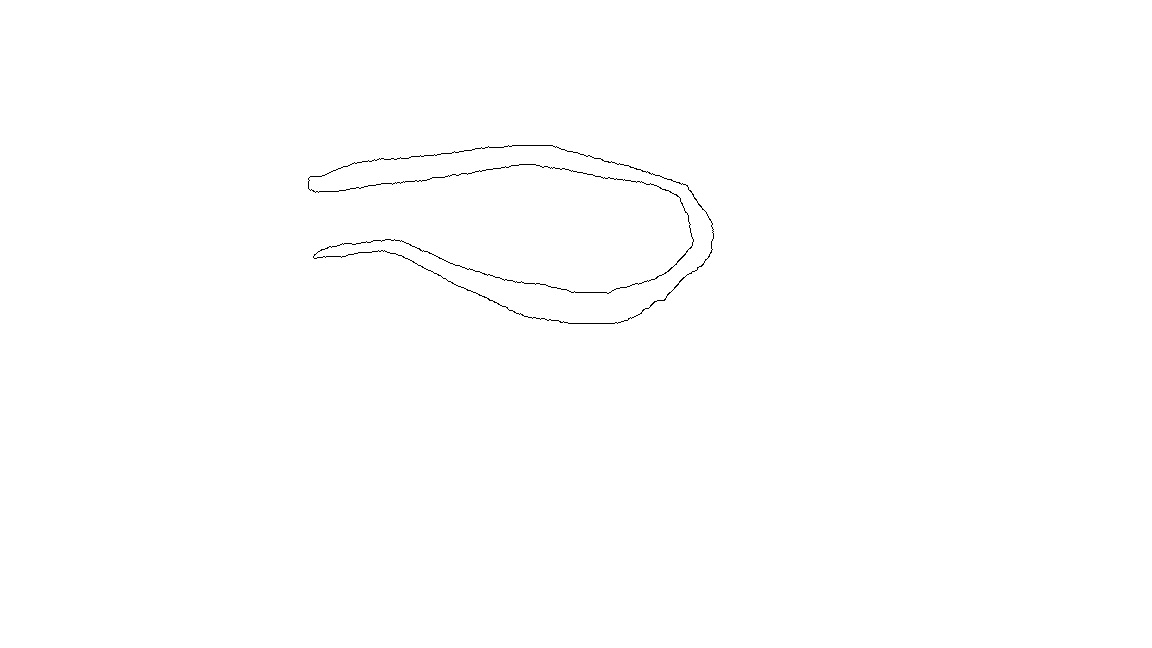
#> input picture Bingu/create_stage/test3.jpg, 1152 x 648 px
$ python mindpi.py
#> lines starting #> are read from the running program, lines starting #| are printed output that depends on the picture
import os
import numpy as np
from PIL import Image
import cv2
from matplotlib import pyplot as plt


# 寻找最小坐标
def matdistance(*discance):
    price = discance[0]
    # print(discance)
    mindistance = price[0]
    matdistance = price[0]
    # print(price[0])
    matprofit = 0
    w = len(price)
    for i in range(w):
        if price[i] != 0:
            if price[i] < mindistance or price[i] == mindistance:
                mindistance = price[i]
                # print(mindistance)
            if price[i] > matdistance or price[i] == matdistance:
                matdistance = price[i]

    print("最低点纵坐标", mindistance)
    print("最高点纵坐标", matdistance)
    matprofit = matdistance - mindistance

    return matprofit


# 遍历全部图像，并记录像素为（0，0，0）点的坐标
def cxsearch(image):
    k = 0
    height = image.shape[0]
    print("图像高", height)
    width = image.shape[1]
    print("图像宽", width)
    x = [0] * 5000
    for i in range(height):  # 遍历图像的高
        for j in range(width):  # 遍历图像的宽
            pixel = image[i, j]  # 读取该点的像素值
            if all(pixel == (0, 0, 0)):
                x[k] = i  # 存取像素点是黑色的的纵坐标

                # print(x[k])
                k += 1
    return x


image = cv2.imread("test3.jpg", cv2.IMREAD_COLOR)  # 读入图片
#> image is the input picture: shape (648, 1152, 3); min 0, max 255, mean 254.4
a = image.shape[0]  # 图片的高
#> a = 648
b = image.shape[1]  # 图片的宽
#> b = 1152
# print(a)
# print(b)
# 将图片分为两部分
dis_h = a
#> dis_h = 648
dis_w = int(b / 2)
#> dis_w = 576
sub1 = image[1:dis_h, 1:dis_w]  # 第一心音
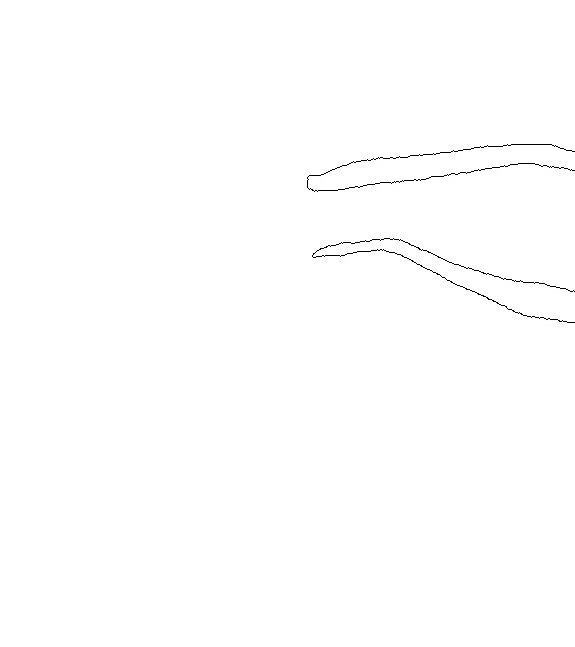
#> sub1: shape (647, 575, 3); min 0, max 255, mean 254.2
sub2 = image[1:dis_h, dis_w::]  # 第二心音图
dis_hh = int(506 / 2)
sub3 = image[1:dis_hh, :]
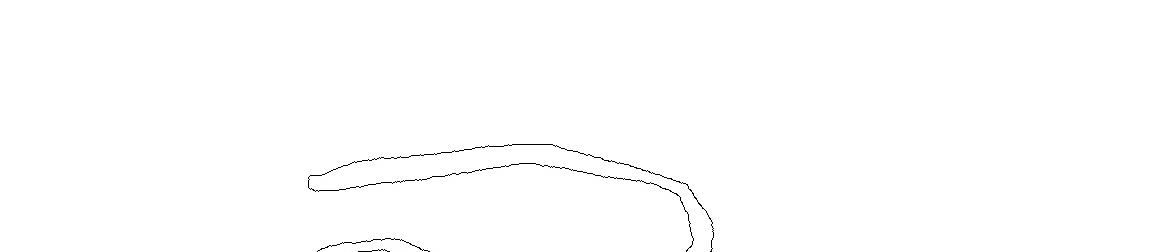
#> sub3: shape (252, 1152, 3); min 0, max 255, mean 254
sub4 = image[dis_hh::, :]
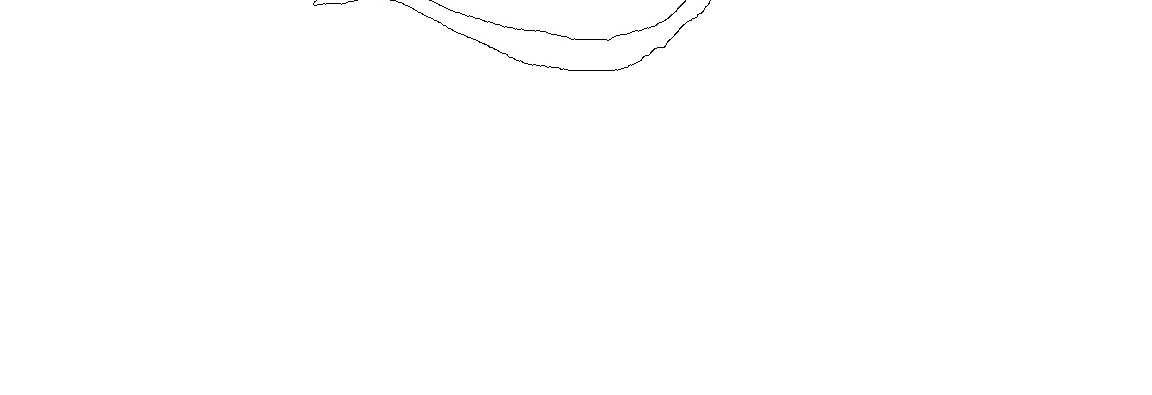
#> sub4: shape (395, 1152, 3); min 0, max 255, mean 254.6

z1 = matdistance(cxsearch(sub1))  # 求取第一心音的最大幅值
#| 图像高 647
#| 图像宽 575
#> after the loop in cxsearch, `for i in range(height):`: k = 764; x = 5000 values, max 322 at index 756, min 0 at index 764, mean 32.79
#> in matdistance, `price = discance[0]`: price has the same summary as x in cxsearch
#> in matdistance, `mindistance = price[0]`: mindistance = 144
#> in matdistance, `w = len(price)`: w = 5000
#> the loop in matdistance, `for i in range(w):` made 5000 passes
#> after the loop in matdistance, `for i in range(w):`: matdistance = 322; mindistance = 144
#| 最低点纵坐标 144
#| 最高点纵坐标 322
#> in matdistance, `matprofit = matdistance - mindistance`: matprofit = 178
#> z1 = 178
z2 = matdistance(cxsearch(sub2))  # 求取第二心音的最大幅值
#| 图像高 647
#| 图像宽 576
#> the loop in matdistance (call 2), `for i in range(w):` made 5000 passes
#| 最低点纵坐标 151
#| 最高点纵坐标 322
#> z2 = 171
z3 = matdistance(cxsearch(sub3))  # 求取第二心音的最大幅值
#| 图像高 252
#| 图像宽 1152
#| 最低点纵坐标 144
#| 最高点纵坐标 251
#> z3 = 107
z4 = matdistance(cxsearch(sub4))  # 求取第二心音的最大幅值
#| 图像高 395
#| 图像宽 1152
#| 最低点纵坐标 0
#| 最高点纵坐标 70
#> z4 = 70
# print("第一最大幅值", z1)
# print("第二最大幅值", z2)

cv2.namedWindow("orient", 0)  # 显示未分割的原始图
cv2.resizeWindow("orient", 640, 480)
cv2.imshow("orient", image)

cv2.namedWindow("orient1", 0)  # 显示分割的子图1
cv2.resizeWindow("orient1", 640, 480)
cv2.imshow("orient1", sub1)

cv2.namedWindow("orient2", 0)  # 显示分割的子图2
cv2.resizeWindow("orient2", 640, 480)
cv2.imshow("orient2", sub2)

cv2.namedWindow("orient3", 0)  # 显示分割的子图1
cv2.resizeWindow("orient3", 640, 480)
cv2.imshow("orient3", sub3)

cv2.namedWindow("orient4", 0)  # 显示分割的子图2
cv2.resizeWindow("orient4", 640, 480)
cv2.imshow("orient4", sub4)
cv2.imwrite('test4.jpg', sub4)
cv2.waitKey(0)
